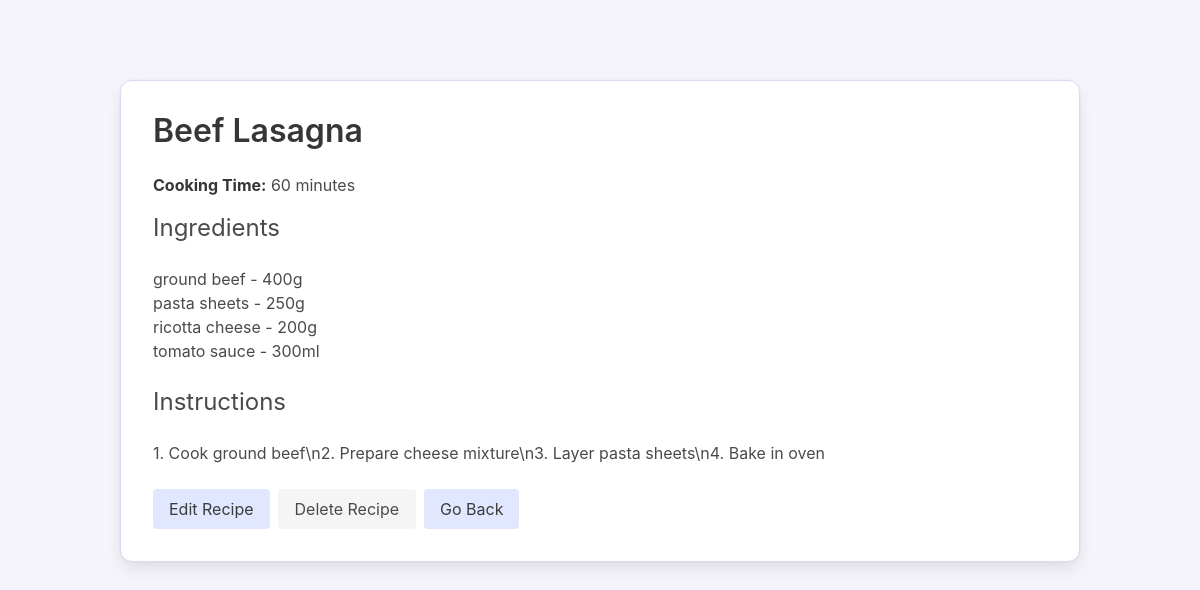
The app's page /recipe_generator/recipes/11/ with its own data.
### django_recipe_generator/recipe_generator/models.py (models this page shows, shortened)
class Recipe(models.Model):
    name = models.CharField(max_length=200, validators=[MinLengthValidator(3)])
    instructions = models.TextField()
    cooking_time = models.IntegerField(validators=[MinValueValidator(1)])  # in minutes
    ingredients = models.ManyToManyField(
        Ingredient,
        through='RecipeIngredient'
    )
    objects = RecipeManager()
    class Meta:
        ordering = ['id']

class RecipeIngredient(models.Model):
    recipe = models.ForeignKey(Recipe, on_delete=models.CASCADE)
    ingredient = models.ForeignKey(Ingredient, on_delete=models.CASCADE)
    quantity = models.CharField(max_length=50)

class Ingredient(models.Model):
    name = models.CharField(max_length=100)
    category = models.CharField(max_length=50)  # e.g., "protein", "vegetable"
    class Meta:
        ordering = ['id']

### django_recipe_generator/recipe_generator/views.py (the view)
class RecipeDetailView(DetailView):
    model = Recipe
    template_name = 'recipe_generator/recipe_detail.html'
    context_object_name = 'recipe'
    def get_queryset(self):
        return super().get_queryset().prefetch_related(
            Prefetch(
                'recipeingredient_set',
                queryset=RecipeIngredient.objects.select_related('ingredient')
            )
        )
    def get_context_data(self, **kwargs):
        context = super().get_context_data(**kwargs)
        request = self.request
        if request.session.get('came_from_search'):
            if request.session.get('was_editing'):
                search_query = request.session.get('search_query', '')
                try:
                    params = parse_qs(search_query)
                    clean_params = {
                        k: v for k, v in params.items()
                        if k and any(v) and k in ALLOWED_SEARCH_PARAMS
                    }
                    if clean_params:
                        context['back_url'] = (
                            reverse('recipe_list') + f"?{urlencode(clean_params, doseq=True)}"
                            if clean_params else ""
                        )
                    else:
                        context['back_url'] = reverse('recipe_list')
                except Exception:
                    context['back_url'] = reverse('recipe_list')
                if 'was_editing' in request.session:
                    del request.session['was_editing']
            else:
                context['back_url'] = (
                    request.META.get('HTTP_REFERER') or reverse('recipe_list')
                )
        else:
            context['back_url'] = reverse('index')
        return context

### django_recipe_generator/recipe_generator/models.py (called while the page is built)
    def get_queryset(self):
        return RecipeQuerySet(self.model, using=self._db)

### django_recipe_generator/templates/recipe_generator/recipe_detail.html (shortened to what this page needs)
<!DOCTYPE html>
<html lang="en">
<head>
  <link rel="stylesheet" href="https://cdn.jsdelivr.net/npm/bulma@0.9.4/css/bulma.min.css">
</head>
<body>
<section class="section">
  <div class="container">
    <div class="box pastel-box">
      <h1 class="title is-3">{{ recipe.name }}</h1>
      <p><strong>Cooking Time:</strong> {{ recipe.cooking_time }} minutes</p>
      <h2 class="subtitle is-4 mt-4">Ingredients</h2>
      <ul>
        {% for ingredient in recipe.recipeingredient_set.all %}
          <li>{{ ingredient.ingredient.name }} - {{ ingredient.quantity }}</li>
        {% endfor %}
      </ul>
      <h3 class="subtitle is-4 mt-5">Instructions</h3>
      {% if recipe.instructions %}
        <p>{{ recipe.instructions }}</p>
      {% else %}
        <p class="has-text-grey">No instructions provided for this recipe.</p>
      {% endif %}
      <div class="buttons mt-5">
        <a href="{% url 'recipe_edit' recipe.id %}" class="button is-pastel">Edit Recipe</a>
        <a href="{% url 'recipe_delete' recipe.id %}" class="button is-light">Delete Recipe</a>
        <a href="{{ back_url }}" class="button is-pastel">Go Back</a>
      </div>
    </div>
  </div>
</section>
</body>
</html>

### django_recipe_generator/templates/recipe_generator/recipe_detail.html (style rules this page uses)
body { background-color: #f6f4fb; }
.pastel-box { background-color: #ffffff; border: 1px solid #dcd9f0; border-radius: 12px; padding: 2rem; margin-top: 2rem; }
h1, h2, h3 { color: #6c63ff; }
.button.is-pastel { background-color: #e0e7ff; color: #3c3c3c; border: none; margin-right: 1rem; }

### records on screen
Recipe: name "Beef Lasagna", cooking_time "60", instructions "1. Cook ground beef\\n2. Prepare cheese mixture\\n3. Layer pasta sheets\\n4. Bake in oven"
RecipeIngredient: ingredient.name "ground beef", quantity "400g"
RecipeIngredient: ingredient.name "pasta sheets", quantity "250g"
RecipeIngredient: ingredient.name "ricotta cheese", quantity "200g"
RecipeIngredient: ingredient.name "tomato sauce", quantity "300ml"
